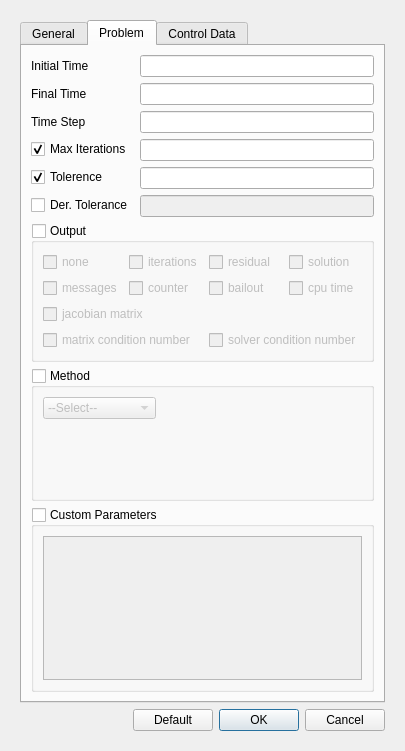
<?xml version="1.0" encoding="UTF-8"?>
<ui version="4.0">
 <class>dia_sim_config</class>
 <widget class="QDialog" name="dia_sim_config">
  <property name="geometry">
   <rect>
    <x>0</x>
    <y>0</y>
    <width>394</width>
    <height>751</height>
   </rect>
  </property>
  <property name="sizePolicy">
   <sizepolicy hsizetype="MinimumExpanding" vsizetype="MinimumExpanding">
    <horstretch>0</horstretch>
    <verstretch>0</verstretch>
   </sizepolicy>
  </property>
  <property name="windowTitle">
   <string>Dialog</string>
  </property>
  <layout class="QVBoxLayout" name="verticalLayout_3">
   <item>
    <widget class="QFrame" name="frame">
     <layout class="QGridLayout" name="gridLayout">
      <item row="1" column="0">
       <spacer name="horizontalSpacer_4">
        <property name="orientation">
         <enum>Qt::Horizontal</enum>
        </property>
        <property name="sizeHint" stdset="0">
         <size>
          <width>40</width>
          <height>20</height>
         </size>
        </property>
       </spacer>
      </item>
      <item row="1" column="1">
       <widget class="QPushButton" name="bDefault">
        <property name="text">
         <string>Default</string>
        </property>
       </widget>
      </item>
      <item row="1" column="2">
       <widget class="QDialogButtonBox" name="buttonBox">
        <property name="standardButtons">
         <set>QDialogButtonBox::Cancel|QDialogButtonBox::Ok</set>
        </property>
       </widget>
      </item>
      <item row="0" column="0" colspan="3">
       <widget class="QTabWidget" name="tabWidget">
        <property name="currentIndex">
         <number>1</number>
        </property>
        <widget class="QWidget" name="GeneralTab">
         <attribute name="title">
          <string>General</string>
         </attribute>
         <layout class="QFormLayout" name="formLayout_8">
          <item row="0" column="0">
           <widget class="QLabel" name="label_7">
            <property name="text">
             <string>Simulation Name</string>
            </property>
           </widget>
          </item>
          <item row="0" column="1">
           <widget class="QLineEdit" name="leSimName">
            <property name="text">
             <string/>
            </property>
           </widget>
          </item>
          <item row="1" column="0">
           <widget class="QLabel" name="label_8">
            <property name="text">
             <string>Working directory</string>
            </property>
           </widget>
          </item>
          <item row="1" column="1">
           <widget class="QFrame" name="frame_2">
            <property name="frameShape">
             <enum>QFrame::StyledPanel</enum>
            </property>
            <property name="frameShadow">
             <enum>QFrame::Raised</enum>
            </property>
            <property name="lineWidth">
             <number>0</number>
            </property>
            <layout class="QHBoxLayout" name="horizontalLayout">
             <property name="spacing">
              <number>0</number>
             </property>
             <property name="leftMargin">
              <number>0</number>
             </property>
             <property name="topMargin">
              <number>0</number>
             </property>
             <property name="rightMargin">
              <number>0</number>
             </property>
             <property name="bottomMargin">
              <number>0</number>
             </property>
             <item>
              <widget class="QLineEdit" name="leWorkingDir"/>
             </item>
             <item>
              <widget class="QPushButton" name="bSelectWorkingDir">
               <property name="text">
                <string>Browse...</string>
               </property>
              </widget>
             </item>
            </layout>
           </widget>
          </item>
          <item row="3" column="0">
           <widget class="QLabel" name="label_9">
            <property name="enabled">
             <bool>false</bool>
            </property>
            <property name="text">
             <string>Solver</string>
            </property>
           </widget>
          </item>
          <item row="3" column="1">
           <widget class="QComboBox" name="cbSolver">
            <property name="enabled">
             <bool>false</bool>
            </property>
           </widget>
          </item>
         </layout>
        </widget>
        <widget class="QWidget" name="ProblemTab">
         <attribute name="title">
          <string>Problem</string>
         </attribute>
         <layout class="QFormLayout" name="formLayout_2">
          <item row="0" column="0">
           <widget class="QLabel" name="label_10">
            <property name="text">
             <string>Initial Time</string>
            </property>
           </widget>
          </item>
          <item row="0" column="1">
           <widget class="QLineEdit" name="leInitialTime">
            <property name="text">
             <string/>
            </property>
            <property name="unit" stdset="0">
             <string>&quot;s&quot;</string>
            </property>
           </widget>
          </item>
          <item row="1" column="0">
           <widget class="QLabel" name="label_11">
            <property name="text">
             <string>Final Time</string>
            </property>
           </widget>
          </item>
          <item row="1" column="1">
           <widget class="QLineEdit" name="leFinalTime">
            <property name="text">
             <string/>
            </property>
           </widget>
          </item>
          <item row="2" column="0">
           <widget class="QLabel" name="label_12">
            <property name="text">
             <string>Time Step</string>
            </property>
           </widget>
          </item>
          <item row="2" column="1">
           <widget class="QLineEdit" name="leTimeStep"/>
          </item>
          <item row="3" column="0">
           <widget class="QCheckBox" name="cbMaxIterations">
            <property name="text">
             <string>Max Iterations</string>
            </property>
            <property name="checked">
             <bool>true</bool>
            </property>
           </widget>
          </item>
          <item row="3" column="1">
           <widget class="QLineEdit" name="leMaxIterations"/>
          </item>
          <item row="4" column="0">
           <widget class="QCheckBox" name="cbTol">
            <property name="text">
             <string>Tolerence</string>
            </property>
            <property name="checked">
             <bool>true</bool>
            </property>
           </widget>
          </item>
          <item row="4" column="1">
           <widget class="QLineEdit" name="leTol"/>
          </item>
          <item row="5" column="0">
           <widget class="QCheckBox" name="cbDerTol">
            <property name="text">
             <string>Der. Tolerance</string>
            </property>
           </widget>
          </item>
          <item row="5" column="1">
           <widget class="QLineEdit" name="leDerTol">
            <property name="enabled">
             <bool>false</bool>
            </property>
           </widget>
          </item>
          <item row="6" column="0" colspan="2">
           <widget class="QGroupBox" name="cbOutput">
            <property name="title">
             <string>Output</string>
            </property>
            <property name="checkable">
             <bool>true</bool>
            </property>
            <property name="checked">
             <bool>false</bool>
            </property>
            <layout class="QGridLayout" name="gridLayout_2">
             <item row="1" column="3">
              <widget class="QCheckBox" name="checkBox_11">
               <property name="text">
                <string>cpu time</string>
               </property>
              </widget>
             </item>
             <item row="0" column="2">
              <widget class="QCheckBox" name="checkBox_3">
               <property name="text">
                <string>residual</string>
               </property>
              </widget>
             </item>
             <item row="3" column="0" colspan="2">
              <widget class="QCheckBox" name="checkBox_9">
               <property name="text">
                <string>matrix condition number</string>
               </property>
              </widget>
             </item>
             <item row="1" column="1">
              <widget class="QCheckBox" name="checkBox_7">
               <property name="text">
                <string>counter</string>
               </property>
              </widget>
             </item>
             <item row="0" column="3">
              <widget class="QCheckBox" name="checkBox_4">
               <property name="text">
                <string>solution</string>
               </property>
              </widget>
             </item>
             <item row="1" column="0">
              <widget class="QCheckBox" name="checkBox_6">
               <property name="text">
                <string>messages</string>
               </property>
              </widget>
             </item>
             <item row="3" column="2" colspan="2">
              <widget class="QCheckBox" name="checkBox_10">
               <property name="text">
                <string>solver condition number</string>
               </property>
              </widget>
             </item>
             <item row="2" column="0" colspan="2">
              <widget class="QCheckBox" name="checkBox_5">
               <property name="text">
                <string>jacobian matrix</string>
               </property>
              </widget>
             </item>
             <item row="0" column="0">
              <widget class="QCheckBox" name="checkBox">
               <property name="text">
                <string>none</string>
               </property>
              </widget>
             </item>
             <item row="1" column="2">
              <widget class="QCheckBox" name="checkBox_8">
               <property name="text">
                <string>bailout</string>
               </property>
              </widget>
             </item>
             <item row="0" column="1">
              <widget class="QCheckBox" name="checkBox_2">
               <property name="text">
                <string>iterations</string>
               </property>
              </widget>
             </item>
            </layout>
           </widget>
          </item>
          <item row="7" column="0" colspan="2">
           <widget class="QGroupBox" name="cbMethod">
            <property name="title">
             <string>Method</string>
            </property>
            <property name="checkable">
             <bool>true</bool>
            </property>
            <property name="checked">
             <bool>false</bool>
            </property>
            <layout class="QFormLayout" name="formLayout_7">
             <item row="0" column="0">
              <widget class="QComboBox" name="method">
               <property name="enabled">
                <bool>false</bool>
               </property>
               <item>
                <property name="text">
                 <string>--Select--</string>
                </property>
               </item>
               <item>
                <property name="text">
                 <string>Crank Nicolson</string>
                </property>
               </item>
               <item>
                <property name="text">
                 <string>ms</string>
                </property>
               </item>
               <item>
                <property name="text">
                 <string>Hope</string>
                </property>
               </item>
               <item>
                <property name="text">
                 <string>Third Order</string>
                </property>
               </item>
               <item>
                <property name="text">
                 <string>bdf</string>
                </property>
               </item>
               <item>
                <property name="text">
                 <string>Implicit Euler</string>
                </property>
               </item>
              </widget>
             </item>
             <item row="0" column="1">
              <widget class="QStackedWidget" name="methods_stack">
               <property name="enabled">
                <bool>false</bool>
               </property>
               <property name="currentIndex">
                <number>0</number>
               </property>
               <widget class="QWidget" name="select"/>
               <widget class="QWidget" name="cn"/>
               <widget class="QWidget" name="ms">
                <layout class="QFormLayout" name="formLayout_3">
                 <item row="0" column="0">
                  <widget class="QLabel" name="label">
                   <property name="text">
                    <string>Dif. radius:</string>
                   </property>
                  </widget>
                 </item>
                 <item row="0" column="1">
                  <widget class="QLineEdit" name="ms_differential_radius"/>
                 </item>
                 <item row="1" column="0">
                  <widget class="QLabel" name="label_2">
                   <property name="text">
                    <string>Alg. radius:</string>
                   </property>
                  </widget>
                 </item>
                 <item row="1" column="1">
                  <widget class="QLineEdit" name="ms_algebraic_radius"/>
                 </item>
                </layout>
               </widget>
               <widget class="QWidget" name="hope">
                <layout class="QFormLayout" name="formLayout_4">
                 <item row="0" column="0">
                  <widget class="QLabel" name="label_3">
                   <property name="text">
                    <string>Dif. radius:</string>
                   </property>
                  </widget>
                 </item>
                 <item row="0" column="1">
                  <widget class="QLineEdit" name="hope_differential_radius"/>
                 </item>
                 <item row="1" column="0">
                  <widget class="QLabel" name="label_4">
                   <property name="text">
                    <string>Alg. radius:</string>
                   </property>
                  </widget>
                 </item>
                 <item row="1" column="1">
                  <widget class="QLineEdit" name="hope_algebraic_radius"/>
                 </item>
                </layout>
               </widget>
               <widget class="QWidget" name="thirdOrder">
                <layout class="QFormLayout" name="formLayout_5">
                 <item row="1" column="0">
                  <widget class="QLabel" name="label_5">
                   <property name="text">
                    <string>Alg. radius:</string>
                   </property>
                  </widget>
                 </item>
                 <item row="1" column="1">
                  <widget class="QLineEdit" name="thirdOrder_algebraic_radius"/>
                 </item>
                 <item row="0" column="0" colspan="2">
                  <widget class="QCheckBox" name="cbAdHoc">
                   <property name="text">
                    <string>ad hoc</string>
                   </property>
                  </widget>
                 </item>
                </layout>
               </widget>
               <widget class="QWidget" name="bdf">
                <layout class="QFormLayout" name="formLayout_6">
                 <item row="2" column="0">
                  <widget class="QLabel" name="label_6">
                   <property name="text">
                    <string>Order</string>
                   </property>
                  </widget>
                 </item>
                 <item row="2" column="1">
                  <widget class="QLineEdit" name="bdf_order"/>
                 </item>
                 <item row="0" column="0" colspan="2">
                  <spacer name="horizontalSpacer_2">
                   <property name="orientation">
                    <enum>Qt::Horizontal</enum>
                   </property>
                   <property name="sizeHint" stdset="0">
                    <size>
                     <width>191</width>
                     <height>20</height>
                    </size>
                   </property>
                  </spacer>
                 </item>
                 <item row="1" column="0" colspan="2">
                  <spacer name="horizontalSpacer_3">
                   <property name="orientation">
                    <enum>Qt::Horizontal</enum>
                   </property>
                   <property name="sizeHint" stdset="0">
                    <size>
                     <width>134</width>
                     <height>20</height>
                    </size>
                   </property>
                  </spacer>
                 </item>
                </layout>
               </widget>
               <widget class="QWidget" name="ie"/>
              </widget>
             </item>
            </layout>
           </widget>
          </item>
          <item row="8" column="0" colspan="2">
           <widget class="QGroupBox" name="cbPbCustomParam">
            <property name="title">
             <string>Custom Parameters</string>
            </property>
            <property name="checkable">
             <bool>true</bool>
            </property>
            <property name="checked">
             <bool>false</bool>
            </property>
            <layout class="QVBoxLayout" name="verticalLayout">
             <item>
              <widget class="QPlainTextEdit" name="ptePbCustomParam"/>
             </item>
            </layout>
           </widget>
          </item>
         </layout>
        </widget>
        <widget class="QWidget" name="ControlDataTab">
         <attribute name="title">
          <string>Control Data</string>
         </attribute>
         <layout class="QFormLayout" name="formLayout">
          <item row="0" column="0" colspan="2">
           <widget class="QGroupBox" name="cbCtrlCustomParam">
            <property name="title">
             <string>Custom Parameters</string>
            </property>
            <property name="checkable">
             <bool>true</bool>
            </property>
            <property name="checked">
             <bool>false</bool>
            </property>
            <layout class="QVBoxLayout" name="verticalLayout_2">
             <item>
              <widget class="QPlainTextEdit" name="pteCtrlCustomParam"/>
             </item>
            </layout>
           </widget>
          </item>
         </layout>
        </widget>
       </widget>
      </item>
     </layout>
    </widget>
   </item>
  </layout>
 </widget>
 <resources/>
 <connections>
  <connection>
   <sender>method</sender>
   <signal>currentIndexChanged(int)</signal>
   <receiver>methods_stack</receiver>
   <slot>setCurrentIndex(int)</slot>
   <hints>
    <hint type="sourcelabel">
     <x>271</x>
     <y>242</y>
    </hint>
    <hint type="destinationlabel">
     <x>271</x>
     <y>305</y>
    </hint>
   </hints>
  </connection>
  <connection>
   <sender>cbMaxIterations</sender>
   <signal>clicked(bool)</signal>
   <receiver>leMaxIterations</receiver>
   <slot>setEnabled(bool)</slot>
   <hints>
    <hint type="sourcelabel">
     <x>62</x>
     <y>105</y>
    </hint>
    <hint type="destinationlabel">
     <x>299</x>
     <y>106</y>
    </hint>
   </hints>
  </connection>
  <connection>
   <sender>cbTol</sender>
   <signal>clicked(bool)</signal>
   <receiver>leTol</receiver>
   <slot>setEnabled(bool)</slot>
   <hints>
    <hint type="sourcelabel">
     <x>53</x>
     <y>157</y>
    </hint>
    <hint type="destinationlabel">
     <x>299</x>
     <y>158</y>
    </hint>
   </hints>
  </connection>
  <connection>
   <sender>cbDerTol</sender>
   <signal>clicked(bool)</signal>
   <receiver>leDerTol</receiver>
   <slot>setEnabled(bool)</slot>
   <hints>
    <hint type="sourcelabel">
     <x>65</x>
     <y>183</y>
    </hint>
    <hint type="destinationlabel">
     <x>299</x>
     <y>184</y>
    </hint>
   </hints>
  </connection>
  <connection>
   <sender>cbMethod</sender>
   <signal>clicked(bool)</signal>
   <receiver>method</receiver>
   <slot>setEnabled(bool)</slot>
   <hints>
    <hint type="sourcelabel">
     <x>48</x>
     <y>241</y>
    </hint>
    <hint type="destinationlabel">
     <x>299</x>
     <y>242</y>
    </hint>
   </hints>
  </connection>
  <connection>
   <sender>buttonBox</sender>
   <signal>accepted()</signal>
   <receiver>dia_sim_config</receiver>
   <slot>accept()</slot>
   <hints>
    <hint type="sourcelabel">
     <x>212</x>
     <y>376</y>
    </hint>
    <hint type="destinationlabel">
     <x>212</x>
     <y>207</y>
    </hint>
   </hints>
  </connection>
  <connection>
   <sender>buttonBox</sender>
   <signal>rejected()</signal>
   <receiver>dia_sim_config</receiver>
   <slot>reject()</slot>
   <hints>
    <hint type="sourcelabel">
     <x>212</x>
     <y>376</y>
    </hint>
    <hint type="destinationlabel">
     <x>212</x>
     <y>207</y>
    </hint>
   </hints>
  </connection>
  <connection>
   <sender>bDefault</sender>
   <signal>clicked()</signal>
   <receiver>dia_sim_config</receiver>
   <slot>setDefault()</slot>
   <hints>
    <hint type="sourcelabel">
     <x>207</x>
     <y>385</y>
    </hint>
    <hint type="destinationlabel">
     <x>212</x>
     <y>207</y>
    </hint>
   </hints>
  </connection>
  <connection>
   <sender>cbMethod</sender>
   <signal>clicked(bool)</signal>
   <receiver>methods_stack</receiver>
   <slot>setEnabled(bool)</slot>
   <hints>
    <hint type="sourcelabel">
     <x>195</x>
     <y>397</y>
    </hint>
    <hint type="destinationlabel">
     <x>246</x>
     <y>403</y>
    </hint>
   </hints>
  </connection>
  <connection>
   <sender>cbAdHoc</sender>
   <signal>clicked(bool)</signal>
   <receiver>thirdOrder_algebraic_radius</receiver>
   <slot>setDisabled(bool)</slot>
   <hints>
    <hint type="sourcelabel">
     <x>246</x>
     <y>376</y>
    </hint>
    <hint type="destinationlabel">
     <x>277</x>
     <y>400</y>
    </hint>
   </hints>
  </connection>
  <connection>
   <sender>bSelectWorkingDir</sender>
   <signal>clicked()</signal>
   <receiver>dia_sim_config</receiver>
   <slot>SetWorkingDirectory()</slot>
   <hints>
    <hint type="sourcelabel">
     <x>324</x>
     <y>87</y>
    </hint>
    <hint type="destinationlabel">
     <x>196</x>
     <y>375</y>
    </hint>
   </hints>
  </connection>
 </connections>
 <slots>
  <slot>setDefault()</slot>
  <slot>SetWorkingDirectory()</slot>
 </slots>
</ui>
